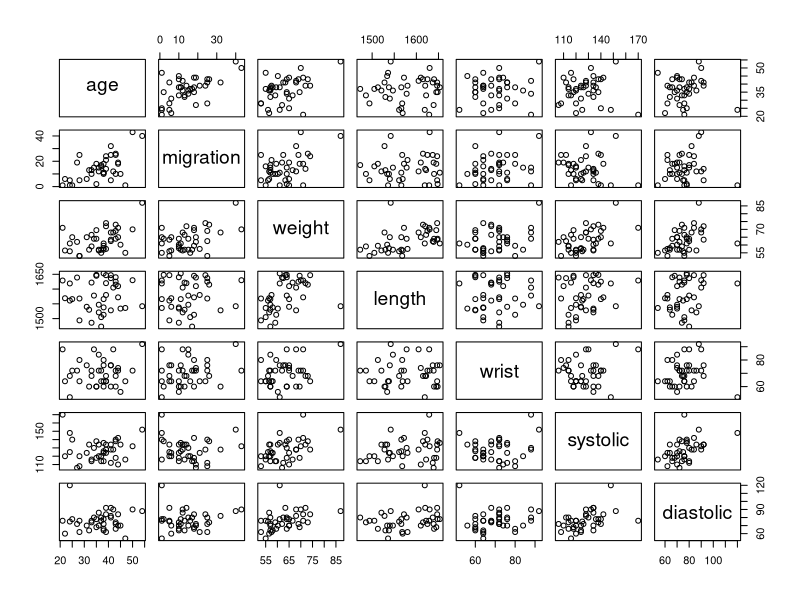

Write R code to recreate this figure.
peruvians = read.csv(file = "peruvians.txt", header = TRUE, sep = " ")
peruvians = peruvians[, -c(5, 6, 7)]

# 1.
pairs(peruvians)

# gota think about it first

# 2.
attach(peruvians)
cor.test(age, migration, method = "spearman")
cor.test(weight, migration, method = "spearman")
cor.test(length, migration, method = "spearman")
cor.test(wrist, migration, method = "spearman")
cor.test(systolic, migration, method = "spearman")
cor.test(diastolic, migration, method = "spearman")

# As I understood, the higher the rho, the higher correlation ther is between the things, seems like age-migration has the highest correlation

# > cor.test(age,migration,method="spearman")
#
# Spearman's rank correlation rho
#
# data:  age and migration
# S = 5176.6, p-value = 0.002189
# alternative hypothesis: true rho is not equal to 0
# sample estimates:
# rho
# 0.4760575
#
# Warning message:
# In cor.test.default(age, migration, method = "spearman") :
# Cannot compute exact p-value with ties
# > cor.test(weight,migration,method="spearman")
#
# Spearman's rank correlation rho
#
# data:  weight and migration
# S = 6415.1, p-value = 0.02861
# alternative hypothesis: true rho is not equal to 0
# sample estimates:
#   rho
# 0.3506956
#
# Warning message:
#   In cor.test.default(weight, migration, method = "spearman") :
#   Cannot compute exact p-value with ties
# > cor.test(length,migration,method="spearman")
#
# Spearman's rank correlation rho
#
# data:  length and migration
# S = 9044.3, p-value = 0.6087
# alternative hypothesis: true rho is not equal to 0
# sample estimates:
# rho
# 0.08458432
#
# Warning message:
# In cor.test.default(length, migration, method = "spearman") :
# Cannot compute exact p-value with ties
# > cor.test(wrist,migration,method="spearman")
#
# Spearman's rank correlation rho
#
# data:  wrist and migration
# S = 7712.8, p-value = 0.1797
# alternative hypothesis: true rho is not equal to 0
# sample estimates:
#   rho
# 0.2193498
#
# Warning message:
#   In cor.test.default(wrist, migration, method = "spearman") :
#   Cannot compute exact p-value with ties
# > cor.test(systolic,migration,method="spearman")
#
# Spearman's rank correlation rho
#
# data:  systolic and migration
# S = 11544, p-value = 0.3054
# alternative hypothesis: true rho is not equal to 0
# sample estimates:
# rho
# -0.1684286
#
# Warning message:
# In cor.test.default(systolic, migration, method = "spearman") :
# Cannot compute exact p-value with ties
# > cor.test(diastolic,migration,method="spearman")
#
# Spearman's rank correlation rho
#
# data:  diastolic and migration
# S = 9137.6, p-value = 0.6494
# alternative hypothesis: true rho is not equal to 0
# sample estimates:
#   rho
# 0.07514098
#
# Warning message:
#   In cor.test.default(diastolic, migration, method = "spearman") :
#   Cannot compute exact p-value with ties
